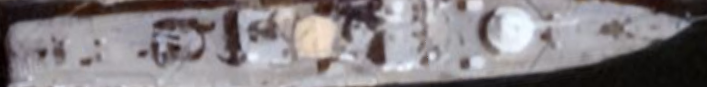
#> input picture test/test.png, 707 x 87 px, found by its file name
$ python edge_tunned.py
#> lines starting #> are read from the running program, lines starting #| are printed output that depends on the picture; after the words box and inside, x2 and y2 are one past the last pixel; in counts of white or black regions, pixels touching at a corner belong together
import cv2
import numpy as np

orig = cv2.imread('test/test.png')
#> orig is the input picture: shape (87, 707, 3); mean B, G, R 130.1, 127.1, 132.8
if orig is None:
    print("이미지를 불러올 수 없습니다.")
    exit()
h, w = orig.shape[:2]
#> h = 87; w = 707

# 1. 강한 블러+Morphology로 노이즈 제거
gray = cv2.cvtColor(orig, cv2.COLOR_BGR2GRAY)
blur = cv2.GaussianBlur(gray, (13, 13), 5)
_, thresh = cv2.threshold(blur, 0, 255, cv2.THRESH_BINARY+cv2.THRESH_OTSU)
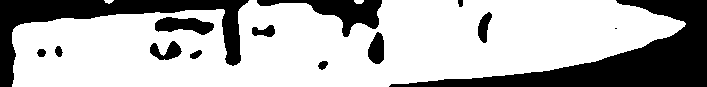
#> thresh: shape (87, 707); 70.7% white; 14 black regions (1 under 20 px), largest, box (x1, y1, x2, y2) and area: (389, 0, 707, 87) 8764, (0, 0, 249, 87) 5478, (257, 0, 382, 37) 1661

# Morphology closing으로 구멍/틈 메우기
kernel = cv2.getStructuringElement(cv2.MORPH_ELLIPSE, (15, 15))
closed = cv2.morphologyEx(thresh, cv2.MORPH_CLOSE, kernel)
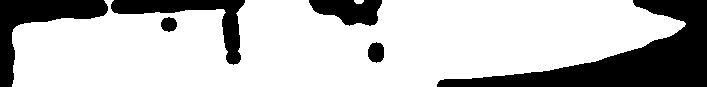
#> closed: shape (87, 707); 74.6% white; 6 black regions

# 외곽선 검출
contours, _ = cv2.findContours(closed, cv2.RETR_EXTERNAL, cv2.CHAIN_APPROX_SIMPLE)
#> contours = 2 contours; box (x1, y1, x2, y2) and area: (12, 0, 686, 87) 45544, (354, 0, 364, 4) 23
print("Hull strong contours:", len(contours))
#| Hull strong contours: 2

# (디버깅) 모든 컨투어 면적 출력
for i, cnt in enumerate(contours):
    print(f"{i}: area={cv2.contourArea(cnt)}")
#> this loop made 2 passes
#| 0: area=23.0
#| 1: area=45544.5

#--- Hull (함체)
# 가장 큰 것만 (min_area로 과감히 필터링)
filtered = [c for c in contours if cv2.contourArea(c) > (h*w)*0.18]
#> filtered = 1 contour; box (x1, y1, x2, y2) and area: (12, 0, 686, 87) 45544
if filtered:
    best = max(filtered, key=cv2.contourArea)
#> best = contour of 321 points, box (x1, y1, x2, y2) (12, 0, 686, 87), area 45544
    disp = orig.copy()
    cv2.drawContours(disp, [best], -1, (0,0,255), 5)
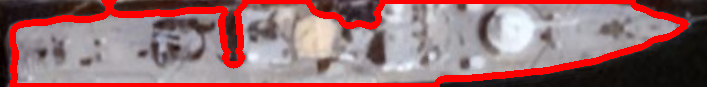
#> disp: shape (87, 707, 3); 14.11% of pixels changed, all inside (x1, y1, x2, y2) = (9, 0, 689, 87)
    x, y, ww, hh = cv2.boundingRect(best)
#> x = 12; y = 0; ww = 674; hh = 87
    cv2.putText(disp, 'Hull', (x,y-10), cv2.FONT_HERSHEY_SIMPLEX, 1, (0,0,255), 2)
    cv2.imshow('Hull only', disp)
    cv2.waitKey(0)
else:
    print("No valid hull found!")


# 2. 내부 구조(함포/함교) 검출용 이미지 복제: 샤프닝+대비 강조
img_feat = orig.copy()
gray_feat = cv2.cvtColor(img_feat, cv2.COLOR_BGR2GRAY)
gray_feat = cv2.GaussianBlur(gray_feat, (3, 3), 0)
gray_feat = cv2.equalizeHist(gray_feat)
sharpen_kernel = np.array([[0,-1,0],[-1,5,-1],[0,-1,0]])
gray_feat = cv2.filter2D(gray_feat, -1, sharpen_kernel)
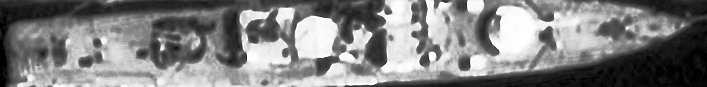
#> gray_feat: shape (87, 707); min 0, max 255, mean 128.4

edges_feat = cv2.Canny(gray_feat, 10, 50)
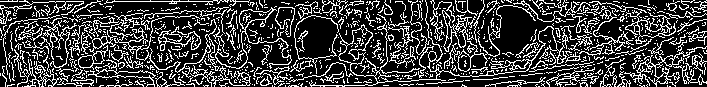
#> edges_feat: shape (87, 707); 24.9% white in thin lines or dots
kernel = cv2.getStructuringElement(cv2.MORPH_ELLIPSE, (5,5))
#> kernel = [[0, 0, 1, 0, 0], [1, 1, 1, 1, 1], [1, 1, 1, 1, 1], [1, 1, 1, 1, 1], [0, 0, 1, 0, 0]]
edges_feat = cv2.dilate(edges_feat, kernel, iterations=1)
#> edges_feat: shape (87, 707); 88.8% white; 402 black regions (345 under 20 px), largest, box (x1, y1, x2, y2) and area: (494, 8, 547, 53) 1209, (297, 18, 336, 57) 935, (113, 4, 174, 15) 283
edges_feat = cv2.erode(edges_feat, kernel, iterations=1)
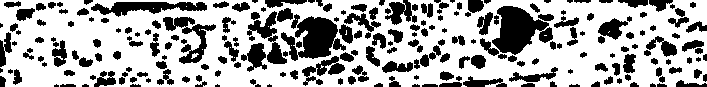
#> edges_feat: shape (87, 707); 67.4% white; 227 black regions (42 under 20 px)
contours_feat, _ = cv2.findContours(edges_feat, cv2.RETR_TREE, cv2.CHAIN_APPROX_SIMPLE)
#> contours_feat = 232 contours, 17 with area under 20; largest, box (x1, y1, x2, y2) and area: (0, 0, 707, 87) 57595, (491, 5, 550, 56) 1648, (294, 15, 339, 60) 1360, (90, 1, 208, 18) 1074, (178, 23, 217, 65) 624


# --- Turret (함포): HoughCircles + 컨투어 병행
turret_img = orig.copy()
turret_candidates = []
min_area = (h * w) * 0.005
#> min_area = 307.5
max_area = (h * w) * 0.2
#> max_area = 12301.8
for cnt in contours_feat:
    area = cv2.contourArea(cnt)
    if area < min_area or area > max_area:
        continue
    approx = cv2.approxPolyDP(cnt, 0.02 * cv2.arcLength(cnt, True), True)
    x, y, ww, hh = cv2.boundingRect(approx)
    cx, cy = x + ww // 2, y + hh // 2
    aspect = ww / hh if hh != 0 else 0
    (circle_x, circle_y), radius = cv2.minEnclosingCircle(cnt)
    circle_area = np.pi * (radius ** 2)
    fill_ratio = area / circle_area if circle_area > 0 else 0
    if fill_ratio > 0.5 and 0.7 < aspect < 1.3:
        if cx < w * 0.33 or cx > w * 0.67:
            turret_candidates.append((cx, cy, int(radius)))
#> this loop made 232 passes
#> area on passes 1 to 3: 57595, 24, 41.5
#> after the loop, turret_candidates = [(520, 30, 30)]

circles = cv2.HoughCircles(
    gray_feat, cv2.HOUGH_GRADIENT, dp=1.3, minDist=50,
    param1=60, param2=36, minRadius=18, maxRadius=38)
#> circles = [[508.9, 37.05, 31.52], [81.25, 47.45, 32.95], [589.5, 42.25, 37.24], [141, 47.45, 30.09], [222.9, 33.15, 20.08]]
if circles is not None:
    circles = np.uint16(np.around(circles[0]))
#> circles = [[509, 37, 32], [81, 47, 33], [590, 42, 37], [141, 47, 30], [223, 33, 20]]
    for (x, y, r) in circles:
        if (x < w*0.33 or x > w*0.67) and all(np.hypot(x-cx, y-cy) > 30 for (cx, cy, cr) in turret_candidates):
            turret_candidates.append((x, y, r))
#> this loop made 5 passes
#> after the loop, turret_candidates = [(520, 30, 30), (81, 47, 33), (590, 42, 37), (141, 47, 30), (223, 33, 20)]

# 각 쪽 최대 1개만
left = [c for c in turret_candidates if c[0] < w*0.33]
#> left = [(81, 47, 33), (141, 47, 30), (223, 33, 20)]
right = [c for c in turret_candidates if c[0] > w*0.67]
#> right = [(520, 30, 30), (590, 42, 37)]
if left:
    lmost = max(left, key=lambda x: x[2])
#> lmost = (81, 47, 33)
    cv2.circle(disp, (lmost[0], lmost[1]), lmost[2], (0,255,255), 3)
    cv2.putText(disp, 'Turret', (lmost[0], lmost[1]-10), cv2.FONT_HERSHEY_SIMPLEX, 0.8, (0,255,255), 2)
if right:
    rmost = max(right, key=lambda x: x[2])
#> rmost = (590, 42, 37)
    cv2.circle(disp, (rmost[0], rmost[1]), rmost[2], (0,255,255), 3)
    cv2.putText(disp, 'Turret', (rmost[0], rmost[1]-10), cv2.FONT_HERSHEY_SIMPLEX, 0.8, (0,255,255), 2)

# --- Bridge(함교): 중앙 40%에 위치한 사각형
for cnt in contours_feat:
    area = cv2.contourArea(cnt)
    if area < min_area or area > max_area:
        continue
    approx = cv2.approxPolyDP(cnt, 0.02 * cv2.arcLength(cnt, True), True)
    x, y, ww, hh = cv2.boundingRect(approx)
    cx, cy = x + ww // 2, y + hh // 2
    aspect = ww / hh if hh != 0 else 0
    if 3 <= len(approx) <= 8 and 0.4 < aspect < 2:
        if w * 0.3 < cx < w * 0.7:
            cv2.drawContours(disp, [approx], -1, (0, 255, 0), 4)
            cv2.putText(disp, 'Bridge', (x, y - 10), cv2.FONT_HERSHEY_SIMPLEX, 0.8, (0, 255, 0), 2)
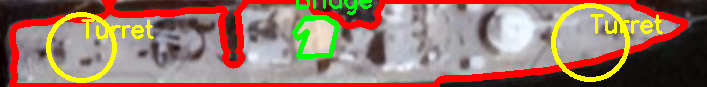
#> disp: shape (87, 707, 3); mean B, G, R 103.2, 118.3, 152.2

cv2.imshow('Turrets and Bridge', disp)
#cv2.imwrite('result_final.png', disp)
cv2.waitKey(0)
cv2.destroyAllWindows()

$ run again, with test/image2.png copied over test/test.png
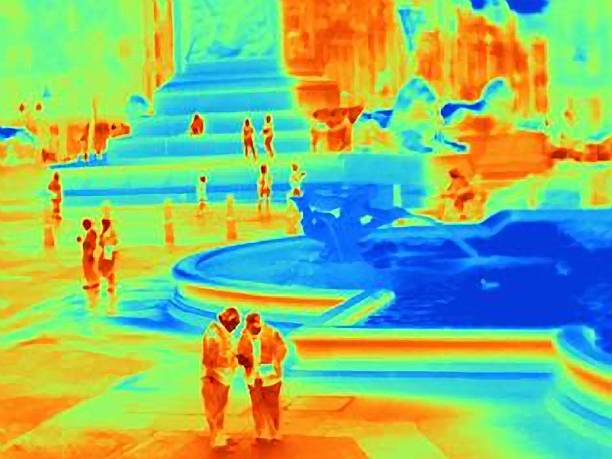
#> input picture test/image2.png, 612 x 459 px, found by its file name
#> orig is the input picture: shape (459, 612, 3); mean B, G, R 117.4, 187.2, 139.8
#> `_, thresh = cv2.threshold(blur, 0, 255, cv2.THRESH_BINARY+cv2.THRESH_O..`:
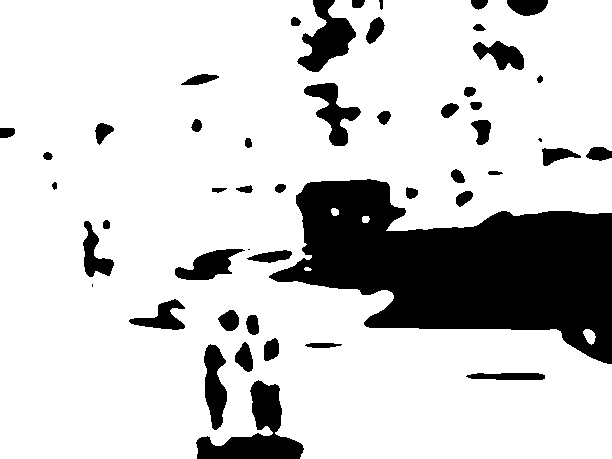
#> thresh: shape (459, 612); 80.8% white; 49 black regions (3 under 20 px), largest, box (x1, y1, x2, y2) and area: (269, 179, 612, 364) 35678, (196, 380, 304, 459) 3424, (297, 0, 356, 72) 2056
#> closed: shape (459, 612); 83.8% white; 19 black regions
#> contours = 3 contours; box (x1, y1, x2, y2) and area: (0, 0, 612, 459) 241248, (331, 208, 339, 216) 41, (362, 216, 370, 223) 36
#| Hull strong contours: 3
#> the loop `for i, cnt in enumerate(contours):` made 3 passes
#| 0: area=36.5
#| 1: area=41.0
#| 2: area=241248.0
#> filtered = 1 contour; box (x1, y1, x2, y2) and area: (0, 0, 612, 459) 241248
#> best = contour of 424 points, box (x1, y1, x2, y2) (0, 0, 612, 459), area 241248
#> `x, y, ww, hh = cv2.boundingRect(best)`: x = 0; ww = 612; hh = 459
#> kernel = [[0, 0, 1, 0, 0], [1, 1, 1, 1, 1], [1, 1, 1, 1, 1], [1, 1, 1, 1, 1], [0, 0, 1, 0, 0]]
#> contours_feat = 701 contours, 8 with area under 20; largest, box (x1, y1, x2, y2) and area: (0, 0, 612, 459) 269456, (390, 261, 480, 298) 1706, (335, 204, 383, 265) 1170, (70, 63, 121, 112) 1068, (503, 223, 553, 249) 796
#> the loop `for cnt in contours_feat:` made 701 passes
#> area on passes 5 to 7: 269456, 30, 24
#> after the loop `for cnt in contours_feat:`: turret_candidates = []
#> `circles = cv2.HoughCircles( gray_feat, cv2.HOUGH_GRADIENT, dp=1.3, min..`: circles = 56 rows, first 8: [274.9, 138.4, 37.24], [567.4, 55.25, 37.24], [47.45, 419.2, 37.24], [130.6, 258, 37.24], [144.9, 312.6, 37.24], [77.35, 255.4, 37.24], [160.5, 382.8, 37.24], [234.6, 363.3, 37.24]
#> `circles = np.uint16(np.around(circles[0]))`: circles = 56 rows, first 8: [275, 138, 37], [567, 55, 37], [47, 419, 37], [131, 258, 37], [145, 313, 37], [77, 255, 37], [161, 383, 37], [235, 363, 37]
#> the loop `for (x, y, r) in circles:` made 56 passes
#> after the loop `for (x, y, r) in circles:`: turret_candidates = 36 items, first 6: (567, 55, 37), (47, 419, 37), (131, 258, 37), (145, 313, 37), (77, 255, 37), (161, 383, 37)
#> left = 21 items, first 6: (47, 419, 37), (131, 258, 37), (145, 313, 37), (77, 255, 37), (161, 383, 37), (59, 337, 37)
#> right = [(567, 55, 37), (417, 81, 37), (496, 64, 37), (551, 107, 37), (462, 190, 36), (458, 128, 37), (421, 398, 37), (527, 151, 37), (476, 402, 34), (411, 333, 37), (543, 359, 34), (554, 216, 33), (586, 389, 24), (421, 18, 23), (534, 434, 22)]
#> lmost = (47, 419, 37)
#> rmost = (567, 55, 37)
#> `cv2.putText(disp, 'Turret', (rmost[0], rmost[1]-10), cv2.FONT_HERSHEY_..`:
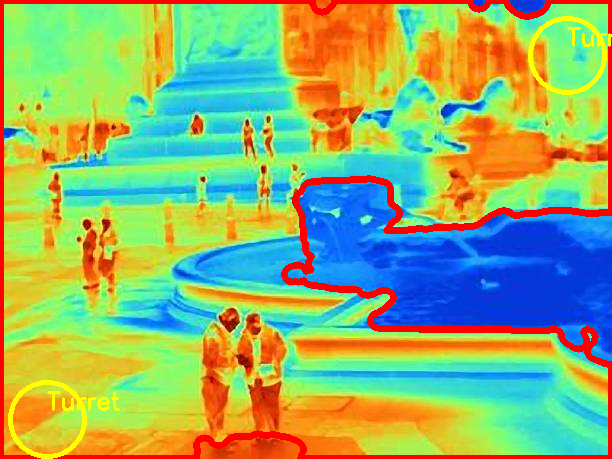
#> disp: shape (459, 612, 3); mean B, G, R 108.8, 177.6, 148
